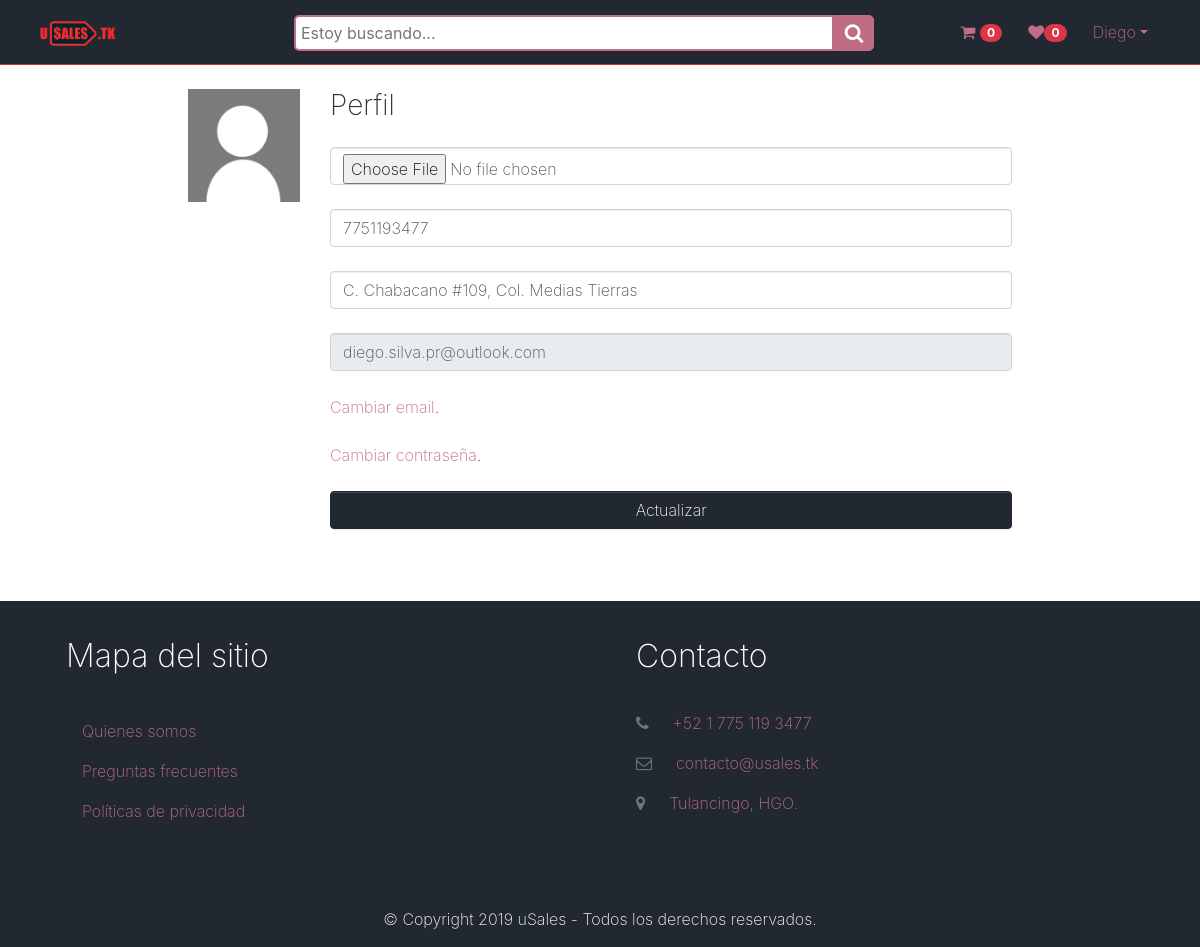
/accounts/profile/ (signed in), run on an earlier commit of the app's database.
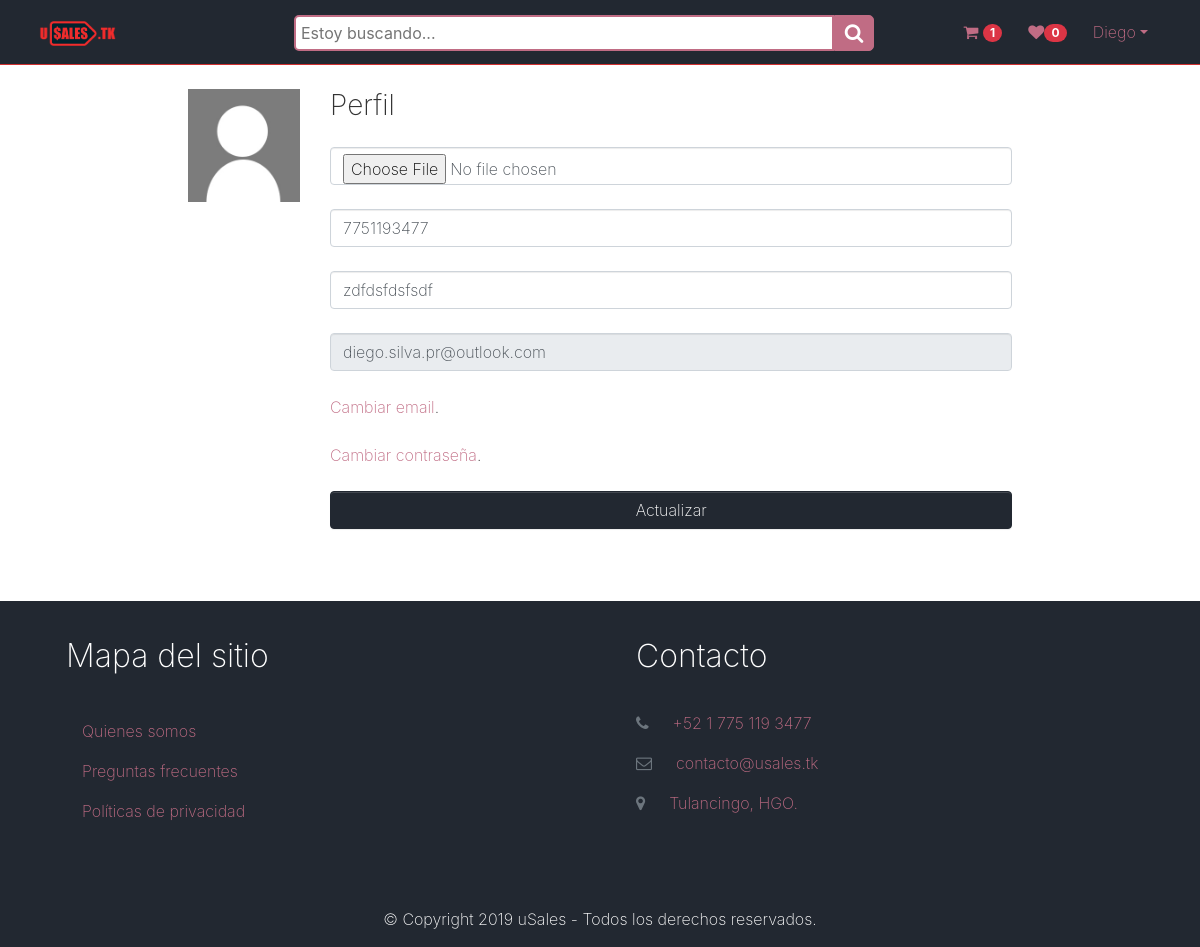
And on a later commit of the database.
### registration/models.py (models this page shows, shortened)
class Profile(models.Model):
    user = models.OneToOneField(User, on_delete=models.CASCADE)
    phone = models.TextField(max_length=10,null=True, blank=True, default='')
    address = models.TextField(max_length=100,null=True, blank=True, default='')
    avatar = models.ImageField(upload_to=custom_upload_to, null=True, blank=True)
    created = models.DateTimeField(auto_now_add=True, verbose_name="Creado")
    updated = models.DateTimeField(auto_now=True, verbose_name="Actualizado")
    class Meta:
        ordering = ['user__username']

### registration/views.py (the view)
# urls.py: path('profile/', ProfileUpdate.as_view(), name='profile'),
@method_decorator(login_required, name='dispatch')
class ProfileUpdate(UpdateView):
    form_class = ProfileForm
    success_url = reverse_lazy('profile')
    template_name = 'registration/profile_form.html'
    def get_object(self):
        profile, created = Profile.objects.get_or_create (user=self.request.user)
        return profile

### registration/forms.py
class ProfileForm(forms.ModelForm):
    class Meta:
        model = Profile
        fields = ['avatar','phone', 'address']
        widgets = {
            'avatar': forms.ClearableFileInput(attrs={'class':'form-control-file mt-3'}),
            'phone': forms.TextInput(attrs={'class':'form-control mt-3', 'rows':3, 'placeholder':'Teléfono'}),
            'address': forms.TextInput(attrs={'class':'form-control mt-3', 'placeholder':'Dirección'}),
        }

### core/templatetags/custom_tags.py (called while the page is built)
@register.filter
def wishlist_counter(usuario, id):
    return Wish_listItem.objects.filter(customer=id).count()

@register.filter
def basketlist_counter(usuario, id):
    return Shopping_basketItem.objects.filter(customer=id).aggregate(Sum('quantity'))['quantity__sum']

@register.simple_tag
def categories():
    return Category.objects.all()

@register.simple_tag
def aboutus():
    return AboutUs.objects.first()

@register.simple_tag
def privacy():
    return Privacy.objects.first()

@register.simple_tag
def faq():
    return FAQ.objects.all()

### information/models.py (called while the page is built)
    def __str__(self):
        return self.title

    def __str__(self):
        return self.title

### registration/templates/registration/profile_form.html (shortened to what this page needs)
{% extends 'core/base.html' %}
{% load static %}
{% block content %}
<main role="main">
  <div class="container">
    <div class="row mt-3">
      <div class="col-md-9 mx-auto mb-5">
        <form action="" method="post" enctype="multipart/form-data">{% csrf_token %}
          <div class="row">
            <div class="col-md-2">
              {% if request.user.profile.avatar %}
                <img src="{{request.user.profile.avatar.url}}" class="img-fluid">
                <p class="mt-1">¿Borrar? <input type="checkbox" id="avatar-clear" name="avatar-clear" /></p>
                {% else %}
                <img src="{% static 'registration/img/no-avatar.jpg' %}" class="img-fluid">
              {% endif %}
            </div>
            <div class="col-md-10">
              <h3>Perfil</h3>
              <input type="file" name="avatar" class="form-control mt-3" id="id_avatar">
              <input type="text" name="phone" class="form-control mt-3" rows="3" placeholder="Teléfono" maxlength="10" id="id_phone" value="{{profile.phone}}">
              <input type="text" name="address" class="form-control mt-3" placeholder="Dirección" maxlength="100" id="id_address" value="{{profile.address}}">
              <input class="form-control mt-3" value="{{request.user.email}}" readonly />
              <p class="mt-3"><a href="{% url 'profile_email' %}" >Cambiar email</a>.<br>
              <p class="mt-3"><a href="{% url 'password_change' %}" >Cambiar contraseña</a>.</p>
              <input type="submit" class="btn btn-primary btn-block mt-3" value="Actualizar">
            </div>
          </div>
        </form>
      </div>
    </div>
  </div>
</main>
{% endblock %}

### core/templates/core/base.html (shortened to what the changed rows need)
<!DOCTYPE html>
<html lang="es">
<head>
    {% load static %}
    {% load custom_tags %}
    {% categories as categories %}
    {% aboutus as aboutus %}
    {% privacy as privacy %}
    {% faq as FAQ %}
    <link rel="stylesheet" href="https://cdnjs.cloudflare.com/ajax/libs/font-awesome/4.7.0/css/font-awesome.min.css"
        type="text/css">
    <link href="{% static 'core/css/booty.css' %}" rel="stylesheet">
    <link href="{% static 'core/css/jquery.growl.css' %}" rel="stylesheet">
</head>
<body>
        <nav class="navbar navbar-expand-md navbar-dark bg-primary sticky-top border-bottom border-secondary">
            <div class="container-fluid">
                <div class="navbar-collapse text-center collapse" id="navbar4">
                    <ul class="navbar-nav ml-auto">
                        {% if user.is_authenticated %}
                        <li class="nav-item">
                            <a href="{% url 'shopping_basket:shopping_basket_list' %}" class="btn btn-link">
                                <span class="fa fa-shopping-cart"></span>
                                <span class="badge badge-danger badge-pill">{% if usuario|basketlist_counter:request.user.id %}{{usuario|basketlist_counter:request.user.id}}{% else %}0{% endif %}</span></a>
                        </li>
                        <li class="nav-item "> <a href="{% url 'wish_lists:wish_lists' %}" class="btn btn-link">
                                <span class="fa fa-heart"></span><span id="wishlist_span"
                                    class="badge badge-danger badge-pill">{{ usuario|wishlist_counter:request.user.id }}</span></a>
                        </li>
                        <li class="nav-item">
                            <div class="btn-group">
                                <button class="btn btn-link dropdown-toggle" data-toggle="dropdown"
                                    aria-expanded="false">{{request.user.first_name|truncatechars:9}}</button>
                            </div>
                        </li>
                        {% else %}
                        <li class="nav-item">
                            <a href="{% url 'login' %}" class="btn btn-link">Acceder</a>
                        </li>
                        {% endif %}
                    </ul>
                </div>
            </div>
        </nav>
        {% block content %}
        {% endblock %}
        <div class="bg-primary text-white">
            <div class="container">
                <div class="row">
                    <div class="p-4 col-md-6">
                        <h2 class="mb-4">Mapa del sitio</h2>
                    </div>
                    <div class="p-4 col-md-6">
                        <h2 class="mb-4">Contacto</h2>
                    </div>
                </div>
            </div>
        </div>
    </body>
</html>

What changed in the data, as far as the page shows it:
changed Profile: address "C. Chabacano #109, Col. Medias Tierras" → "zdfdsfdsfsdf"
Also different on the page:
{{ usuario|basketlist_counter:request.user.id }}: (not shown) → "1"
text no longer shown: "0"
